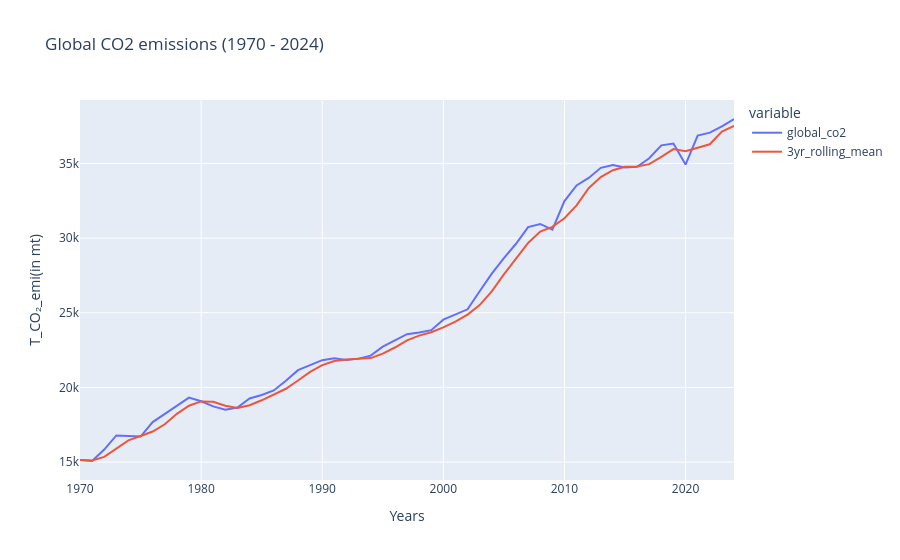

Notebook code for this chart:
### Markdown cell above
#### Visualizing global Co2 emission on bases of Total_emission (in mt)

### Code cell
# removing Aggregate country to avoid dubble calculaton
# global_ts = df[~df['Country_code'].isin(agg_code)].copy()

global_ts =df.groupby('date', as_index=False)[value].sum().rename(columns={value:'global_co2'})
global_ts['3yr_rolling_mean'] = global_ts['global_co2'].rolling(3, min_periods=1).mean()
plt.figure(figsize=(16,6))
# sns.lineplot(x='date', y='global_co2', data=global_ts, label='Global CO2')
# sns.lineplot(x='date', y='co2_3yr', data=global_ts, label='3y rolling mean')
fig = px.line( global_ts,  x='date', y=['global_co2','3yr_rolling_mean' ], title=(f'Global CO2 emissions ({global_ts['date'].min()} - {global_ts['date'].max()})') )

fig.update_layout(
    xaxis_title = 'Years',
    yaxis_title = value
)

fig.show()

### Figure 1 — Plotly figure (JSON) as saved in the notebook; plotly's stock layout.template omitted (floating-point values rounded to 4 significant figures)
{"data": [{"hovertemplate": "variable=global_co2<br>date=%{x}<br>value=%{y}<extra></extra>", "legendgroup": "global_co2", "line": {"color": "#636efa", "dash": "solid"}, "marker": {"symbol": "circle"}, "mode": "lines", "name": "global_co2", "orientation": "v", "showlegend": true, "type": "scatter", "x": [1970, 1971, 1972, 1973, 1974, 1975, 1976, 1977, 1978, 1979, 1980, 1981, 1982, 1983, 1984, 1985, 1986, 1987, 1988, 1989, 1990, 1991, 1992, 1993, 1994, 1995, 1996, 1997, 1998, 1999, 2000, 2001, 2002, 2003, 2004, 2005, 2006, 2007, 2008, 2009, 2010, 2011, 2012, 2013, 2014, 2015, 2016, 2017, 2018, 2019, 2020, 2021, 2022, 2023, 2024], "xaxis": "x", "y": [15140.0, 15070.0, 15840.0, 16780.0, 16750.0, 16710.0, 17680.0, 18210.0, 18800.0, 19320.0, 19080.0, 18730.0, 18500.0, 18660.0, 19260.0, 19490.0, 19800.0, 20440.0, 21150.0, 21520.0, 21830.0, 21950.0, 21830.0, 21930.0, 22130.0, 22730.0, 23160.0, 23560.0, 23690.0, 23830.0, 24540.0, 24870.0, 25230.0, 26440.0, 27620.0, 28660.0, 29620.0, 30740.0, 30950.0, 30570.0, 32480.0, 33520.0, 34030.0, 34710.0, 34900.0, 34730.0, 34780.0, 35350.0, 36210.0, 36330.0, 34920.0, 36870.0, 37060.0, 37480.0, 37980.0], "yaxis": "y"}, {"hovertemplate": "variable=3yr_rolling_mean<br>date=%{x}<br>value=%{y}<extra></extra>", "legendgroup": "3yr_rolling_mean", "line": {"color": "#EF553B", "dash": "solid"}, "marker": {"symbol": "circle"}, "mode": "lines", "name": "3yr_rolling_mean", "orientation": "v", "showlegend": true, "type": "scatter", "x": [1970, 1971, 1972, 1973, 1974, 1975, 1976, 1977, 1978, 1979, 1980, 1981, 1982, 1983, 1984, 1985, 1986, 1987, 1988, 1989, 1990, 1991, 1992, 1993, 1994, 1995, 1996, 1997, 1998, 1999, 2000, 2001, 2002, 2003, 2004, 2005, 2006, 2007, 2008, 2009, 2010, 2011, 2012, 2013, 2014, 2015, 2016, 2017, 2018, 2019, 2020, 2021, 2022, 2023, 2024], "xaxis": "x", "y": [15140.0, 15110.0, 15350.0, 15900.0, 16460.0, 16750.0, 17050.0, 17530.0, 18230.0, 18780.0, 19070.0, 19040.0, 18770.0, 18630.0, 18810.0, 19140.0, 19520.0, 19910.0, 20460.0, 21040.0, 21500.0, 21770.0, 21870.0, 21910.0, 21960.0, 22260.0, 22670.0, 23150.0, 23470.0, 23690.0, 24020.0, 24410.0, 24880.0, 25510.0, 26430.0, 27570.0, 28640.0, 29670.0, 30440.0, 30750.0, 31330.0, 32190.0, 33350.0, 34090.0, 34540.0, 34780.0, 34800.0, 34950.0, 35450.0, 35960.0, 35820.0, 36040.0, 36280.0, 37140.0, 37510.0], "yaxis": "y"}], "layout": {"legend": {"title": {"text": "variable"}, "tracegroupgap": 0}, "title": {"text": "Global CO2 emissions (1970 - 2024)"}, "xaxis": {"anchor": "y", "domain": [0, 1], "title": {"text": "Years"}}, "yaxis": {"anchor": "x", "domain": [0, 1], "title": {"text": "T_CO₂_emi(in mt)"}}}}
